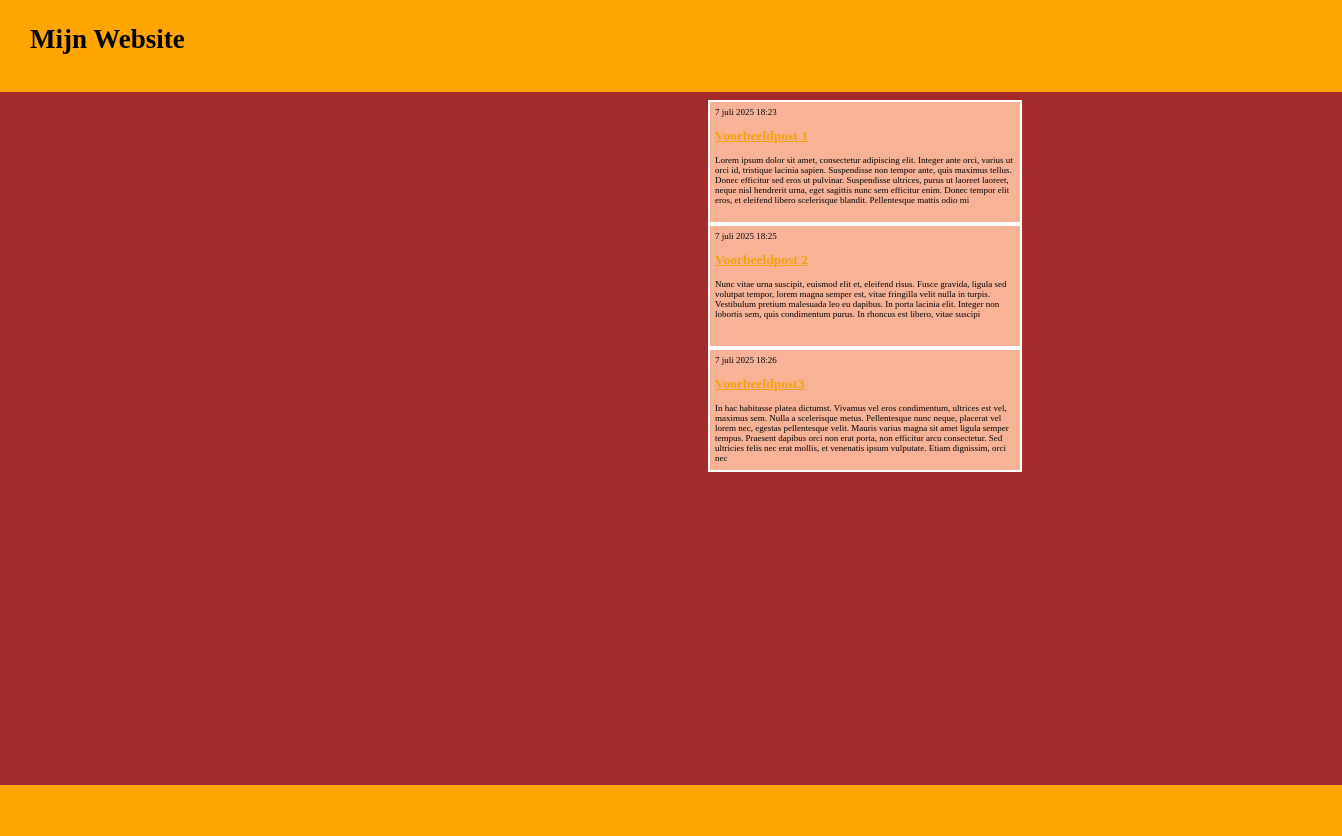
The page / on the database its author committed.
### blog/models.py (models this page shows)
class Post(models.Model):
    author = models.ForeignKey(settings.AUTH_USER_MODEL, on_delete=models.CASCADE)
    title = models.CharField(max_length=200)
    text = models.TextField()
    created_date = models.DateTimeField(default=timezone.now)
    published_date = models.DateTimeField(blank=True, null=True)

### blog/views.py (the view)
# urls.py: urlpatterns = [path('', views.post_list, name='post_list'),]
def post_list(request):
    posts = Post.objects.filter(published_date__lte=timezone.now()).order_by('published_date')
    return render(request, 'blog/post_list.html', {'posts': posts})

### blog/templates/blog/post_list.html (shortened to what this page needs)
{% load static %}
<!DOCTYPE html>
<html lang="en">
<head>
<link rel="stylesheet" href="{% static 'css/stijl.css' %}">
</head>
<body>
    <header>
        <h2>Mijn Website</h2>
   </header>
    {% block content %}
    {% for post in posts %}
    <article class="post">
    <time class="date">
        {{ post.published_date }}
    </time>
    <h2><a href="">{{ post.title }}</a></h2>
    <p>{{ post.text | linebreaksbr }}</p>
    </article>
    {% endfor %}
    {% endblock %}
    <footer>
   </footer>
</body>
</html>

### blog/static/css/stijl.css (style rules this page uses)
body { background-color: brown; color: black; }
header { top:0px; left:0px; font-size:18px; color:black; margin-top:-8px; margin-bottom:8px; margin-left:-8px; padding-left:30px; padding-top:2px; width:110%; height:90px; background-color: #FFA500; }
article { height:110px; width: 300px; margin-left:700px; background-color:rgb(248, 179, 150); border: 2px solid white; padding:5px; font-size: 9px; }
footer { position:absolute; bottom:0px; left:0px; width:100%; height: 60px; background-color: #FFA500; margin-top:25px; margin-bottom:-9px; }
h2 a { color:hsl(39, 91%, 50%); }

### rows shown on the page
Post: published_date "7 juli 2025 18:23", title "Voorbeeldpost 1", text "Lorem ipsum dolor sit amet, consectetur adipiscing elit. Integer ante orci, varius ut orci id, tristique lacinia sapien. Suspendisse non tempor ante, quis maximus tellus. Donec efficitur sed eros ut pulvinar. Suspendisse ultrices, purus ut laoreet laoreet, neque nisl hendrerit urna, eget sagittis nunc sem efficitur enim. Donec tempor elit eros, et eleifend libero scelerisque blandit. Pellentesque mattis odio mi"
Post: published_date "7 juli 2025 18:25", title "Voorbeeldpost 2", text "Nunc vitae urna suscipit, euismod elit et, eleifend risus. Fusce gravida, ligula sed volutpat tempor, lorem magna semper est, vitae fringilla velit nulla in turpis. Vestibulum pretium malesuada leo eu dapibus. In porta lacinia elit. Integer non lobortis sem, quis condimentum purus. In rhoncus est libero, vitae suscipi"
Post: published_date "7 juli 2025 18:26", title "Voorbeeldpost3", text "In hac habitasse platea dictumst. Vivamus vel eros condimentum, ultrices est vel, maximus sem. Nulla a scelerisque metus. Pellentesque nunc neque, placerat vel lorem nec, egestas pellentesque velit. Mauris varius magna sit amet ligula semper tempus. Praesent dapibus orci non erat porta, non efficitur arcu consectetur. Sed ultricies felis nec erat mollis, et venenatis ipsum vulputate. Etiam dignissim, orci nec"
